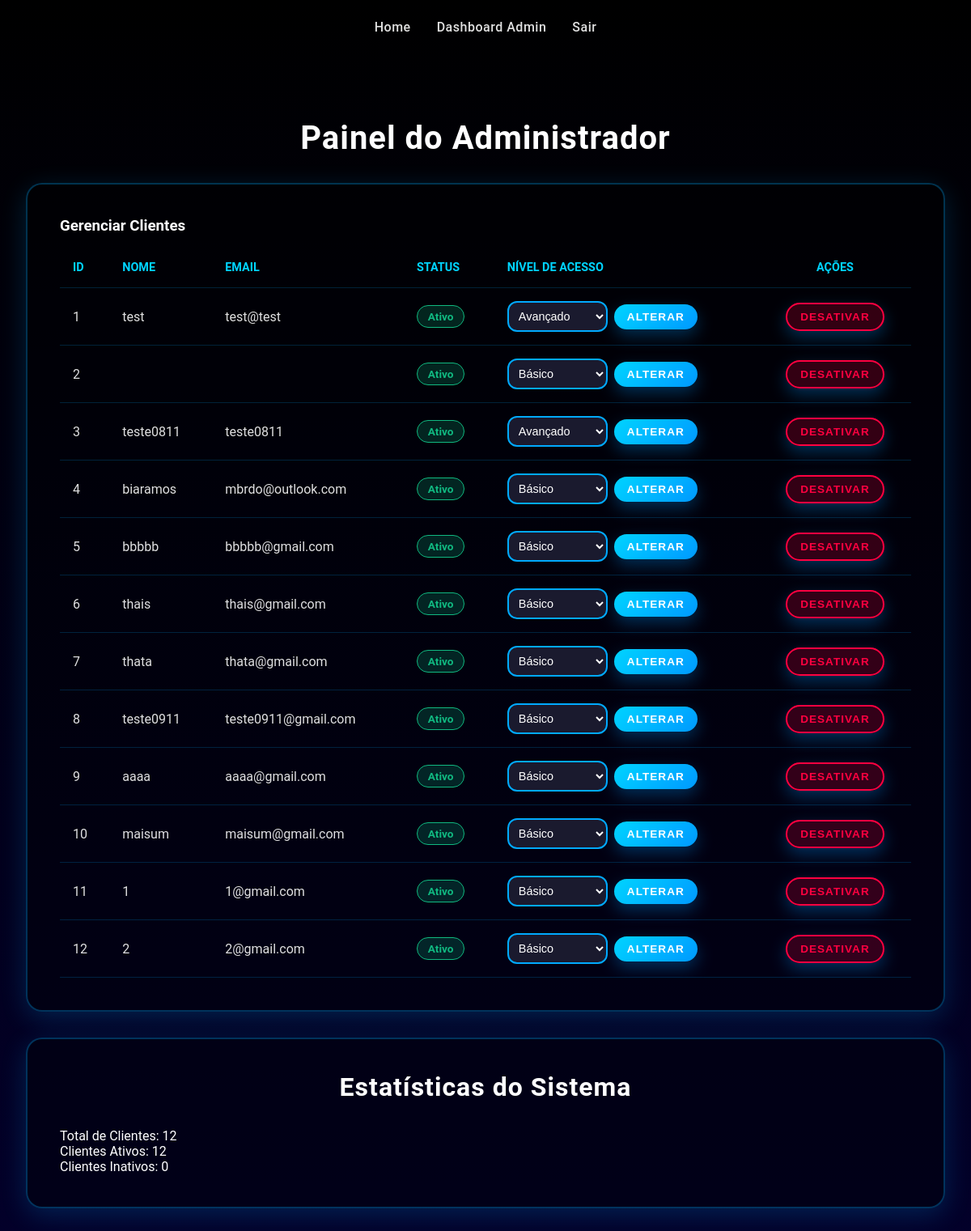
Page /listar_clientes (signed in) on the earlier database version.
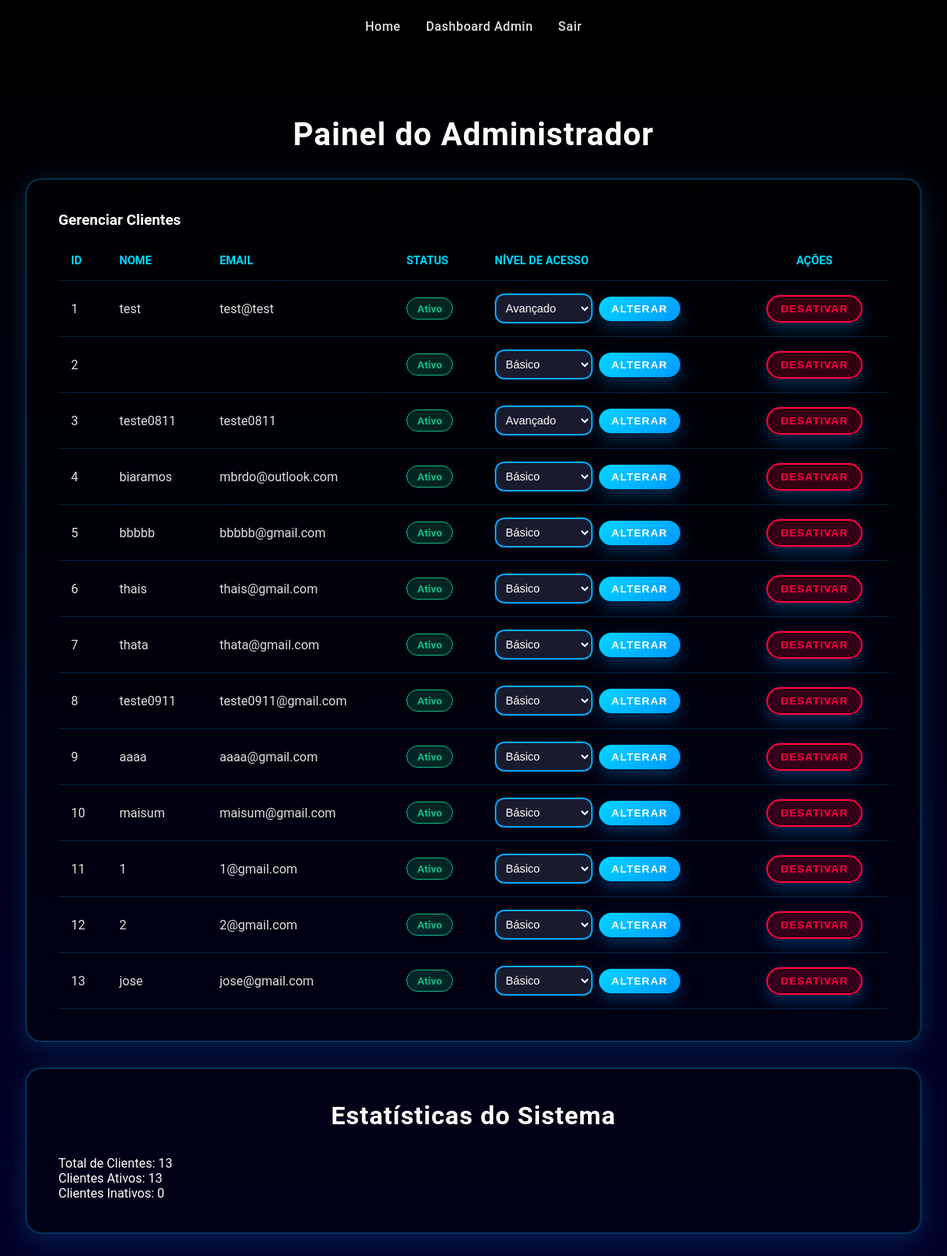
Same page on the later database version.
### app/models.py (models this page shows, shortened)
class Cliente(db.Model):
    id = db.Column(db.Integer, primary_key=True)  # Define a coluna ID como chave primária, única e autoincrementável.
    cliente_nome = db.Column(db.String(80), nullable=False)  # Define a coluna nome do cliente
    cliente_email = db.Column(db.String(320), unique=True, nullable=False)  # Armazena o e-mail, deve ser único e é obrigatório (usado para login).
    cliente_senha = db.Column(db.String(128), nullable=False)  # Armazena o hash da senha
    cliente_status = db.Column(db.String(10), nullable=False, default='ativo')
    nivel_acesso = db.Column(db.String(20), nullable=False, default='basico') #1 cliente só pode ter 1 nível
    relatorios_basicos = db.relationship('RelatorioBasico', backref='cliente', lazy=True, cascade="all, delete-orphan")  # # Define a relação "Um para Muitos" com RelatorioBasico. 'backref' permite acessar o cliente a partir do relatório, e 'cascade' garante que relatórios sejam excluídos ao deletar o cliente.
    relatorios_intermediarios = db.relationship('RelatorioIntermediario', backref='cliente', lazy=True, cascade="all, delete-orphan")       # Um cliente pode ter VÁRIOS relatórios intermediários
    relatorios_avancados = db.relationship('RelatorioAvancado', backref='cliente', lazy=True, cascade="all, delete-orphan")       # Um cliente pode ter VÁRIOS relatórios avançados

### app/routes.py (the view)
@main_bp.route('/listar_clientes') # Rota que lista todos os clientes (principal view do admin).
def listar_clientes():
    if 'admin_id' not in session or not session.get('is_admin'): # Protege a rota.
        flash('Acesso restrito a administradores.', 'danger')
        return redirect(url_for('main.admin_login'))
    clientes = Cliente.query.all() # Busca TODOS os clientes no banco de dados.
    return render_template('admin_dashboard.html', clientes=clientes) # Renderiza o dashboard do admin, passando a lista de clientes.

### app/templates/admin_dashboard.html (shortened to what the changed rows need)
<!DOCTYPE html>
<html lang="pt-BR">
<head>
    <link rel="stylesheet" href="{{ url_for('static', filename='css/style.css') }}">
</head>
<body>
    <div class="scanner-container">
        <h1>Painel do Administrador</h1>
        <div class="scanner-form-card">
            {% if clientes %}
            <div class="admin-table-container">
                <table class="admin-table">
                    <thead>
                        <tr>
                            <th>ID</th>
                            <th>Nome</th>
                            <th>Email</th>
                            <th>Status</th>
                            <th>Nível de Acesso</th>
                            <th style="text-align: center;">Ações</th>
                        </tr>
                    </thead>
                    <tbody>
                        {% for cliente in clientes %}
                        <tr>
                            <td>{{ cliente.id }}</td>
                            <td>{{ cliente.cliente_nome }}</td>
                            <td>{{ cliente.cliente_email }}</td>
                            <td>
                                <span style="display: inline-block; padding: 0.3rem 0.8rem; border-radius: 20px; font-size: 0.85rem; font-weight: 600;
                                    {% if cliente.cliente_status == 'ativo' %}
                                        background: rgba(16, 185, 129, 0.2); color: #10b981; border: 1px solid #10b981;
                                    {% else %}
                                        background: rgba(255, 0, 64, 0.2); color: #ff0040; border: 1px solid #ff0040;
                                    {% endif %}">
                                    {{ cliente.cliente_status|capitalize }}
                                </span>
                            </td>
                            <td>
                                <form action="{{ url_for('main.alterar_nivel_acesso', cliente_id=cliente.id) }}" method="POST" style="display: flex; gap: 0.5rem; align-items: center;">
                                    <select name="novo_nivel" required class="form-control" style="padding: 0.5rem; font-size: 0.9rem; width: auto;">
                                        <option value="basico" {% if cliente.nivel_acesso == 'basico' %}selected{% endif %}>Básico</option>
                                        <option value="avancado" {% if cliente.nivel_acesso == 'avancado' %}selected{% endif %}>Avançado</option>
                                    </select>
                                    <button type="submit" class="btn-submit" style="width: auto; padding: 0.5rem 1rem; font-size: 0.85rem; margin-top: 0;">
                                        Alterar
                                    </button>
                                </form>
                            </td>
                            <td style="text-align: center;">
                                <form action="{{ url_for('main.alternar_status', cliente_id=cliente.id) }}" method="POST" style="display: inline;">
                                    <button type="submit" class="btn-submit" style="width: auto; padding: 0.5rem 1rem; font-size: 0.85rem; margin-top: 0;
                                        {% if cliente.cliente_status == 'ativo' %}
                                            background: rgba(255, 0, 64, 0.2); border: 2px solid #ff0040; color: #ff0040;
                                        {% else %}
                                            background: rgba(16, 185, 129, 0.2); border: 2px solid #10b981; color: #10b981;
                                        {% endif %}">
                                        {% if cliente.cliente_status == 'ativo' %}
                                            Desativar
                                        {% else %}
                                            Ativar
                                        {% endif %}
                                    </button>
                                </form>
                            </td>
                        </tr>
                        {% endfor %}
                    </tbody>
                </table>
            </div>
            {% else %}
                <div style="text-align: center; padding: 3rem; color: #b0b0b0;">
                    <p style="font-size: 1.1rem;">Nenhum cliente cadastrado no sistema.</p>
                </div>
            {% endif %}
        </div>
        <div class="relatorio-info-card">
            <h2>Estatísticas do Sistema</h2>
            <div class="info-grid">
                <div class="info-item">
                    <span class="info-label">Total de Clientes:</span>
                    <span class="info-value">{{ clientes|length }}</span>
                </div>
                <div class="info-item">
                    <span class="info-label">Clientes Ativos:</span>
                    <span class="info-value">{{ clientes|selectattr('cliente_status', 'equalto', 'ativo')|list|length }}</span>
                </div>
            </div>
        </div>
    </div>
</body>
</html>

Differences in the rows shown:
added Cliente: id "13", cliente_nome "jose", cliente_email "jose@gmail.com", cliente_status "Ativo", novo_nivel "Básico", shows "DESATIVAR"
Other differences:
{{ clientes|length }}: "12" → "13"
{{ clientes|selectattr('cliente_status', 'equalto', 'ativo')|list|length }}: "12" → "13"
